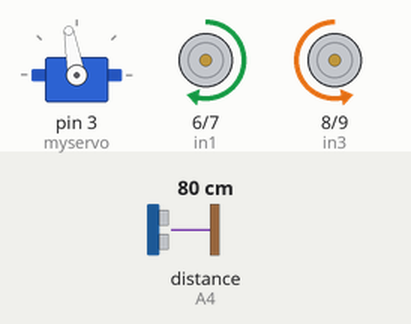
Simulated run of this sketch. Board: Arduino Uno, built with avr-gcc and run on an emulated ATmega328P. Shown: servo, motor-driver pin pairs drawn as motors (green arrow = first pin HIGH = forward, orange = second pin HIGH = backward, longer = more drive, scaled by the enable pin). Wiring (inferred from the names in the program): ultrasonic range finder: trigger A5; echo A4. Inputs (shaded band) come from the test bench; at power-on: distance to the obstacle (sensor on A4) 80 cm. The echo pulse lasts 58.3 µs per cm.

Above: at 1.8 s.
1.9 s: distance to the obstacle (sensor on A4) set to 54 cm
3.4 s: distance to the obstacle (sensor on A4) set to 47 cm
At 4.3 s:
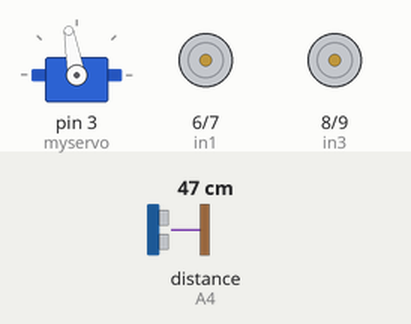
6.5 s: distance to the obstacle (sensor on A4) set to 51 cm
At 8.1 s:
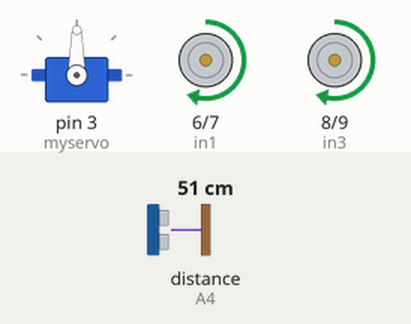
9.6 s: distance to the obstacle (sensor on A4) set to 60 cm
At 11.4 s:
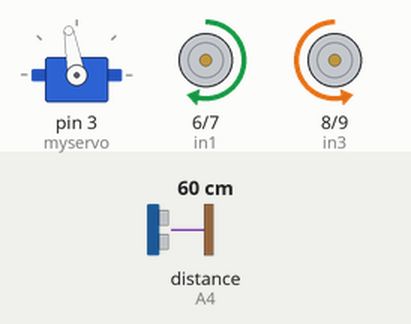
Timing chart, 0 to 12.5 s (numbered marks = the images above; inputs shaded):
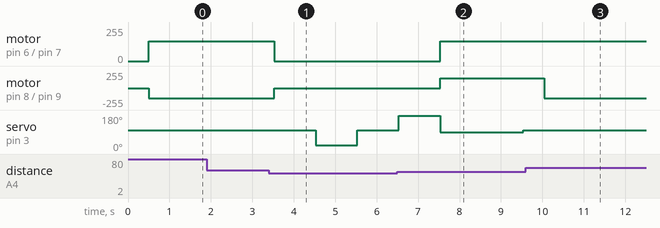

Measured:
- the behaviour switches between 52 and 51 cm on distance to the obstacle (sensor on A4) (found by bisection; images 0 and 1)
- the behaviour switches between 47 and 48 cm on distance to the obstacle (sensor on A4) (found by bisection; images 1 and 2)
- after the input at 1.9 s, every drawn part: stays the same
- after the input at 3.4 s, motor on pin 6 (in1) / pin 7 (in2): forward 150/255 → stopped after 0.13 s; motor on pin 8 (in3) / pin 9 (in4): backward 150/255 → stopped after 0.13 s; servo on pin 3 (myservo): 100° → 20° after 1.1 s, → 100° 1.0 s later
- after the input at 6.5 s, motor on pin 6 (in1) / pin 7 (in2), motor on pin 8 (in3) / pin 9 (in4): stopped → forward 150/255 after 1.0 s
- after the input at 9.6 s, motor on pin 6 (in1) / pin 7 (in2): stays forward 150/255 (without the input it goes to stopped after 0.44 s); motor on pin 8 (in3) / pin 9 (in4): forward 150/255 → backward 150/255 after 0.44 s; servo on pin 3 (myservo): stays 100° (without the input it goes to 20° after 1.4 s)

The sketch:

Abdul_Obstacle_Avoiding_Robot.ino
```cpp
#include <Servo.h>
Servo myservo;
int echo = A4;
int trig = A5;
int in1 = 6;
int in2 = 7;
int in3 = 8;
int in4 = 9;
int ena = 5;
int enb = 11;
int ABS = 150;
int rightDistance=0;
int leftDistance=0;
int middleDistance=0;
float distance=0;

void move_forward(){
  analogWrite(ena,ABS);
  analogWrite(enb,ABS);
  digitalWrite(in1,HIGH);
  digitalWrite(in2,LOW);
  digitalWrite(in3,LOW);
  digitalWrite(in4,HIGH);
}

void move_backwards(){
  analogWrite(ena,ABS);
  analogWrite(enb,ABS);
  digitalWrite(in1,LOW);
  digitalWrite(in2,HIGH);
  digitalWrite(in3,HIGH);
  digitalWrite(in4,LOW);
}

void move_right(){
  analogWrite(ena,ABS);
  analogWrite(enb,ABS);
  digitalWrite(in1,LOW);
  digitalWrite(in2,HIGH);
  digitalWrite(in3,LOW);
  digitalWrite(in4,HIGH);
}

void move_left(){
  analogWrite(ena,ABS);
  analogWrite(enb,ABS);
  digitalWrite(in1,HIGH);
  digitalWrite(in2,LOW);
  digitalWrite(in3,HIGH);
  digitalWrite(in4,LOW);
}

void stop_moving(){
  digitalWrite(ena,LOW);
  digitalWrite(enb,LOW);
}


int distance_test(){
   digitalWrite(trig,LOW);
   delayMicroseconds(2);
   digitalWrite(trig,HIGH);
   delayMicroseconds(20);
   digitalWrite(trig,LOW);
   distance=pulseIn(echo,HIGH);
   distance=distance/58;
   return (int)distance;
}
void setup() {
  // put your setup code here, to run once:

myservo.attach(3);
myservo.write(90);
pinMode(echo,INPUT);
pinMode(trig,OUTPUT);
pinMode(in1,OUTPUT);
pinMode(in2,OUTPUT);
pinMode(in3,OUTPUT);
pinMode(in4,OUTPUT);
pinMode(ena,OUTPUT);
pinMode(enb,OUTPUT);
stop_moving();
}

void loop() {
  // put your main code here, to run repeatedly
  myservo.write(100);
  delay(500);
  middleDistance=distance_test();
  if(middleDistance<=50){
      stop_moving();
      delay(1000);
      myservo.write(20);
      delay(1000);
      rightDistance=distance_test();
      myservo.write(100);
      delay(1000);
      myservo.write(175);
      delay(1000);
      leftDistance=distance_test();
      myservo.write(90);
      if(leftDistance<=20 && rightDistance<=20){
        move_backwards();
        delay(2000);
      }
      else if(rightDistance>leftDistance){
        move_right();
        delay(2000);
      }
      else{
        move_left();
        delay(2000);
      }
  }
  else{
    move_forward();
  }
}
```
